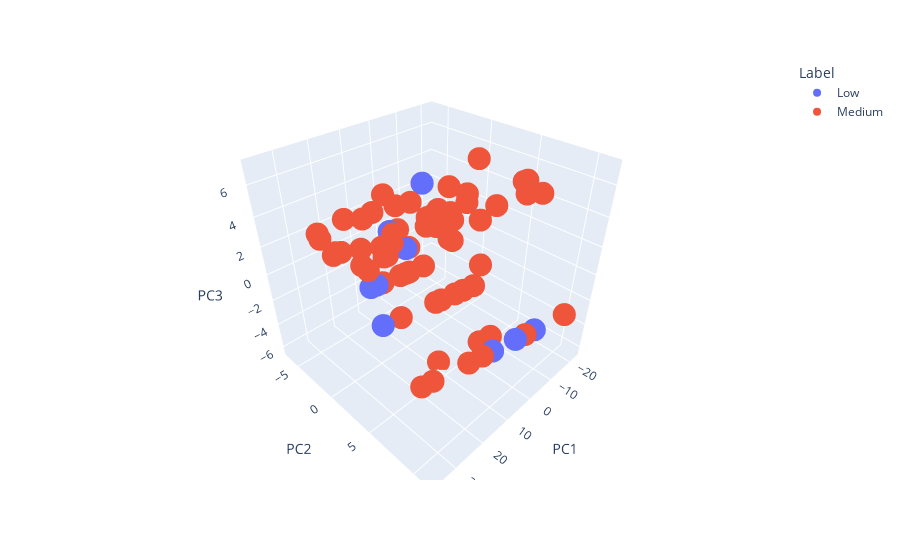

Notebook code for this chart:
### Markdown cell above
*Figure 8. PCA results generated using all features and the subset of datapoints labeled Low and Medium only. (Left) Barplot indicating the variance per Principal Component, with PC1 and PC2 haing a high cumulative variance of 81%. (Right) Poor separation of classes shown in the scatterplot generated using PC1 and PC2.*

### Code cell
plot_PCA_3D(pc_df, pca)

### Figure 1 — Plotly figure (JSON) as saved in the notebook; plotly's stock layout.template omitted (floating-point values rounded to 4 significant figures; data arrays with more than 128 entries replaced by an {"elided": "..."} marker saying what was removed)
{"data": [{"hovertemplate": "Label=Low<br>PC1=%{x}<br>PC2=%{y}<br>PC3=%{z}<extra></extra>", "legendgroup": "Low", "marker": {"color": "#636efa", "symbol": "circle"}, "mode": "markers", "name": "Low", "scene": "scene", "showlegend": true, "type": "scatter3d", "x": {"elided": "209 float values"}, "y": {"elided": "209 float values"}, "z": {"elided": "209 float values"}}, {"hovertemplate": "Label=Medium<br>PC1=%{x}<br>PC2=%{y}<br>PC3=%{z}<extra></extra>", "legendgroup": "Medium", "marker": {"color": "#EF553B", "symbol": "circle"}, "mode": "markers", "name": "Medium", "scene": "scene", "showlegend": true, "type": "scatter3d", "x": {"elided": "215 float values"}, "y": {"elided": "215 float values"}, "z": {"elided": "215 float values"}}], "layout": {"legend": {"title": {"text": "Label"}, "tracegroupgap": 0}, "margin": {"t": 60}, "scene": {"domain": {"x": [0, 1], "y": [0, 1]}, "xaxis": {"title": {"text": "PC1"}}, "yaxis": {"title": {"text": "PC2"}}, "zaxis": {"title": {"text": "PC3"}}}, "showlegend": true}}
